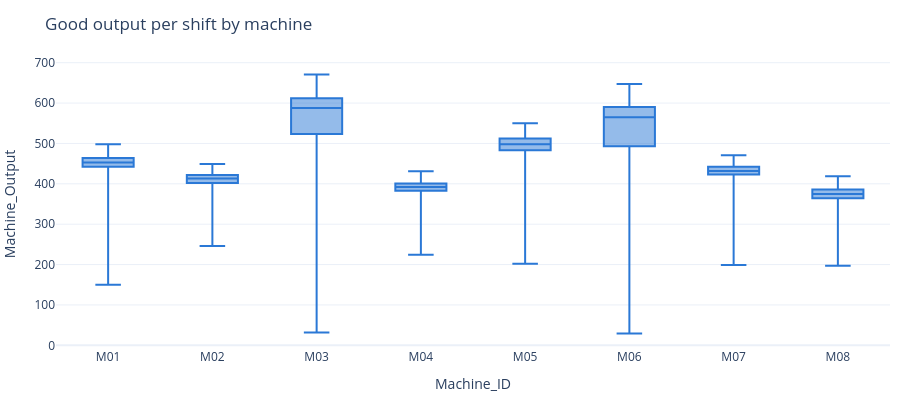

Notebook code cell kept with this figure:
### Code cell
fig = px.box(df, x="Machine_ID", y="Machine_Output", points=False, color_discrete_sequence=[BLUE])
style(fig, 400, "Good output per shift by machine")

### Figure 1 — Plotly figure (JSON) as saved in the notebook; plotly's stock layout.template omitted (floating-point values rounded to 4 significant figures; data arrays with more than 128 entries replaced by an {"elided": "..."} marker saying what was removed)
{"data": [{"alignmentgroup": "True", "boxpoints": false, "hovertemplate": "Machine_ID=%{x}<br>Machine_Output=%{y}<extra></extra>", "legendgroup": "", "marker": {"color": "#2a78d6"}, "name": "", "notched": false, "offsetgroup": "", "orientation": "v", "showlegend": false, "type": "box", "x": {"elided": "8760 str values"}, "x0": " ", "xaxis": "x", "y": {"elided": "8760 int values"}, "y0": " ", "yaxis": "y"}], "layout": {"boxmode": "group", "height": 400, "legend": {"orientation": "h", "title": {}, "tracegroupgap": 0, "x": 0, "xanchor": "left", "y": 1.02, "yanchor": "bottom"}, "margin": {"b": 10, "l": 10, "r": 10, "t": 60}, "title": {"text": "Good output per shift by machine"}, "xaxis": {"anchor": "y", "domain": [0.0, 1.0], "showgrid": false, "title": {"text": "Machine_ID"}}, "yaxis": {"anchor": "x", "domain": [0.0, 1.0], "title": {"text": "Machine_Output"}}}}
